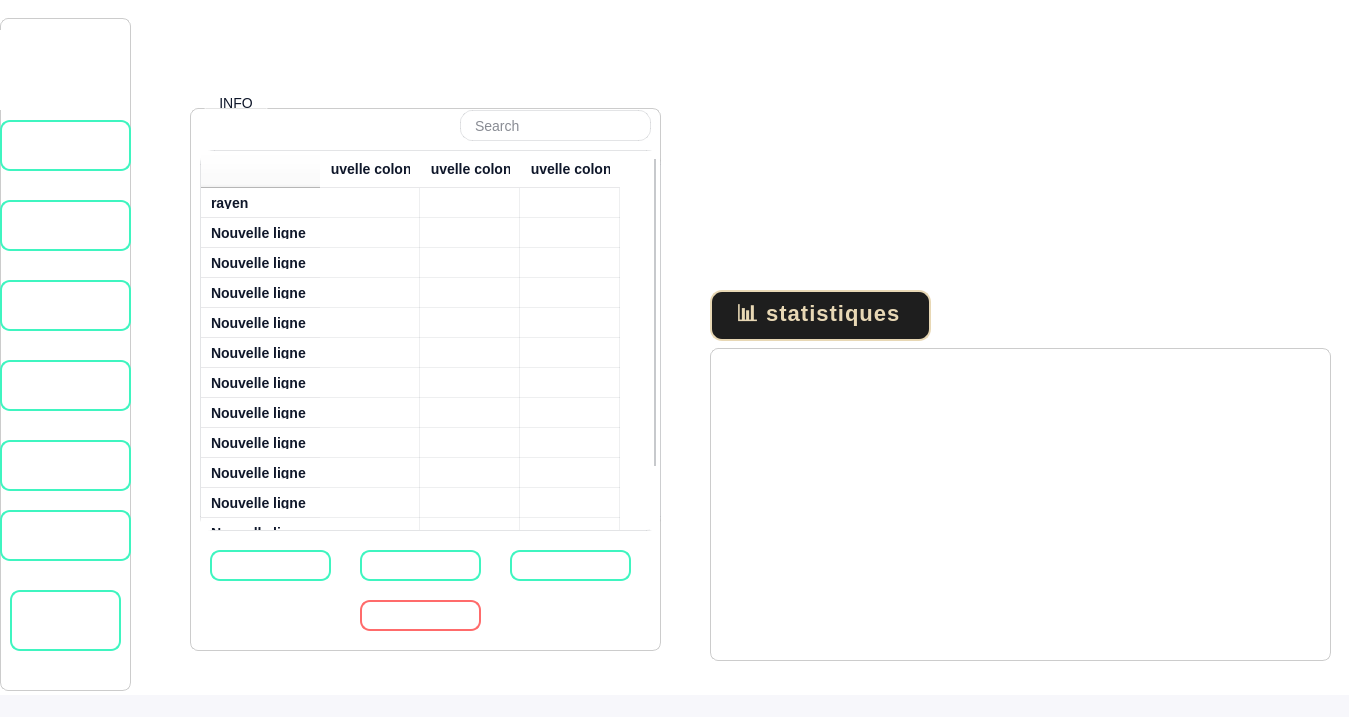
<?xml version="1.0" encoding="UTF-8"?>
<ui version="4.0">
 <class>MainWindow</class>
 <widget class="QMainWindow" name="MainWindow">
  <property name="geometry">
   <rect>
    <x>0</x>
    <y>0</y>
    <width>1349</width>
    <height>717</height>
   </rect>
  </property>
  <property name="windowTitle">
   <string>MainWindow</string>
  </property>
  <property name="styleSheet">
   <string notr="true">/* =========================
   BASE APP
========================= */
QWidget{
    font-family: &quot;Segoe UI&quot;, &quot;Poppins&quot;;
    font-size: 10.5pt;
    color: #111827;
    background: transparent;
}

QMainWindow{
    background-color: #F7F7FB;
}

/* =========================
   &quot;CARDS&quot; / PANELS
========================= */
QFrame#card, QWidget#card{
    background-color: rgba(255,255,255,210);
    border: 1px solid rgba(17,24,39,35);
    border-radius: 16px;
}

/* =========================
   SIDEBAR
========================= */
QFrame#sidebar{
    background-color: rgba(255,255,255,200);
    border-right: 1px solid rgba(17,24,39,30);
    border-radius: 18px;
}

/* Boutons menu */
QPushButton#navBtn{
    background: rgba(255,255,255,160);
    border: 1px solid rgba(17,24,39,28);
    border-radius: 12px;
    padding: 10px 14px;
    text-align: left;
    color: #111827;
}

QPushButton#navBtn:hover{
    background: rgba(0,206,209,35);
    border: 1px solid rgba(0,206,209,120);
}

QPushButton#navBtn:checked{
    background: rgba(0,206,209,55);
    border: 1px solid rgba(0,206,209,170);
    color: #0F172A;
    font-weight: 600;
}

/* =========================
   TITLES / LABELS
========================= */
QLabel#titleLabel{
    background-color: rgba(255,255,255,170);
    border: 1px solid rgba(17,24,39,30);
    border-radius: 18px;
    padding: 10px 22px;

    font-size: 18pt;
    font-weight: 700;
    letter-spacing: 1px;
    color: #0F172A;
}

QLabel#mutedLabel{
    color: #6B7280;
}

/* =========================
   INPUTS
========================= */
QLineEdit, QPlainTextEdit, QTextEdit, QSpinBox, QDoubleSpinBox, QDateEdit, QComboBox{
    background-color: rgba(255,255,255,220);
    border: 1px solid rgba(17,24,39,30);
    border-radius: 12px;
    padding: 8px 12px;
    selection-background-color: rgba(0,206,209,70);
}

QLineEdit:focus, QPlainTextEdit:focus, QTextEdit:focus, QComboBox:focus{
    border: 1px solid rgba(0,206,209,180);
}

/* ComboBox */
QComboBox::drop-down{
    border: none;
    width: 30px;
}
QComboBox::down-arrow{
    width: 10px; height: 10px;
}

/* =========================
   BUTTONS (Modern)
========================= */
QPushButton{
    background: rgba(255,255,255,220);
    border: 1px solid rgba(17,24,39,35);
    border-radius: 12px;
    padding: 9px 16px;
    color: #111827;
}

QPushButton:hover{
    background: rgba(0,206,209,35);
    border: 1px solid rgba(0,206,209,140);
}

QPushButton:pressed{
    background: rgba(0,206,209,55);
}

/* Primary button */
QPushButton#primaryBtn{
    background: qlineargradient(x1:0,y1:0,x2:1,y2:1, stop:0 #7FFFD4, stop:1 #00CED1);
    border: none;
    color: #0B1220;
    font-weight: 700;
}
QPushButton#primaryBtn:hover{
    background: qlineargradient(x1:0,y1:0,x2:1,y2:1, stop:0 #61F0D9, stop:1 #00B8BD);
    color: white;
}
QPushButton#primaryBtn:pressed{
    background: qlineargradient(x1:0,y1:0,x2:1,y2:1, stop:0 #41D8C4, stop:1 #009095);
}

/* Danger button (supprimer) */
QPushButton#dangerBtn{
    background: #E53935;
    border: none;
    color: white;
    font-weight: 700;
}
QPushButton#dangerBtn:hover{ background: #D32F2F; }
QPushButton#dangerBtn:pressed{ background: #B71C1C; }

/* Disabled */
QPushButton:disabled{
    background: #E5E7EB;
    color: #9CA3AF;
    border: 1px solid #D1D5DB;
}

/* =========================
   GROUPBOX (glass)
========================= */
QGroupBox{
    background-color: rgba(255,255,255,85);
    border: 1px solid rgba(255,255,255,140);
    border-radius: 18px;
    margin-top: 18px;
    padding: 14px;
}

QGroupBox::title{
    subcontrol-origin: margin;
    subcontrol-position: top left;
    padding: 4px 12px;
    margin-left: 14px;
    background-color: rgba(255,255,255,120);
    border: 1px solid rgba(255,255,255,150);
    border-radius: 10px;
    font-weight: 700;
    color: #0F172A;
}

/* =========================
   TABLE / TREE
========================= */
QTableView, QTreeView{
    background: rgba(255,255,255,210);
    border: 1px solid rgba(17,24,39,30);
    border-radius: 14px;
    gridline-color: rgba(17,24,39,18);
    selection-background-color: rgba(0,206,209,55);
    selection-color: #0B1220;
}

QHeaderView::section{
    background-color: rgba(255,255,255,230);
    border: none;
    border-bottom: 1px solid rgba(17,24,39,25);
    padding: 8px 10px;
    font-weight: 700;
    color: #0F172A;
}

QTableView::item{
    padding: 6px;
    border-radius: 8px;
}

QTableView::item:hover{
    background: rgba(0,206,209,25);
}

/* =========================
   SCROLLBAR (clean)
========================= */
QScrollBar:vertical{
    background: transparent;
    width: 10px;
    margin: 8px 4px 8px 4px;
}
QScrollBar::handle:vertical{
    background: rgba(17,24,39,60);
    border-radius: 5px;
    min-height: 30px;
}
QScrollBar::handle:vertical:hover{
    background: rgba(0,206,209,180);
}
QScrollBar::add-line:vertical, QScrollBar::sub-line:vertical{
    height: 0px;
    background: transparent;
}
QScrollBar::add-page:vertical, QScrollBar::sub-page:vertical{
    background: transparent;
}
</string>
  </property>
  <widget class="QWidget" name="centralwidget">
   <property name="styleSheet">
    <string notr="true">/* Fond principal (image Vortex) */
QWidget#centralwidget {
    background-image: url(:/img/background.png);
    background-position: center;
    background-repeat: no-repeat;
}

/* TOUS les widgets sont blancs par défaut */
QWidget {
    background-color: white;
}

/* GroupBox blancs et visibles */
QGroupBox {
    background-color: white;
    border: 1px solid #CCCCCC;
    border-radius: 8px;
}
</string>
   </property>
   <widget class="QWidget" name="widgetBg" native="true">
    <property name="geometry">
     <rect>
      <x>-20</x>
      <y>-130</y>
      <width>1411</width>
      <height>821</height>
     </rect>
    </property>
    <property name="styleSheet">
     <string notr="true">QWidget#widgetBg {
    background-image: url(:/bachground/background.png);
    background-position: center;
    background-repeat: no-repeat;
    background-color: white;
    border-radius: 12px;
}
</string>
    </property>
    <widget class="QGroupBox" name="card_2">
     <property name="geometry">
      <rect>
       <x>210</x>
       <y>220</y>
       <width>471</width>
       <height>561</height>
      </rect>
     </property>
     <property name="title">
      <string>INFO</string>
     </property>
     <widget class="QTableWidget" name="tableWidget">
      <property name="geometry">
       <rect>
        <x>10</x>
        <y>60</y>
        <width>461</width>
        <height>381</height>
       </rect>
      </property>
      <row>
       <property name="text">
        <string>rayen</string>
       </property>
      </row>
      <row>
       <property name="text">
        <string>Nouvelle ligne</string>
       </property>
      </row>
      <row>
       <property name="text">
        <string>Nouvelle ligne</string>
       </property>
      </row>
      <row>
       <property name="text">
        <string>Nouvelle ligne</string>
       </property>
      </row>
      <row>
       <property name="text">
        <string>Nouvelle ligne</string>
       </property>
      </row>
      <row>
       <property name="text">
        <string>Nouvelle ligne</string>
       </property>
      </row>
      <row>
       <property name="text">
        <string>Nouvelle ligne</string>
       </property>
      </row>
      <row>
       <property name="text">
        <string>Nouvelle ligne</string>
       </property>
      </row>
      <row>
       <property name="text">
        <string>Nouvelle ligne</string>
       </property>
      </row>
      <row>
       <property name="text">
        <string>Nouvelle ligne</string>
       </property>
      </row>
      <row>
       <property name="text">
        <string>Nouvelle ligne</string>
       </property>
      </row>
      <row>
       <property name="text">
        <string>Nouvelle ligne</string>
       </property>
      </row>
      <row>
       <property name="text">
        <string>Nouvelle ligne</string>
       </property>
      </row>
      <column>
       <property name="text">
        <string>Nouvelle colonne</string>
       </property>
      </column>
      <column>
       <property name="text">
        <string>Nouvelle colonne</string>
       </property>
      </column>
      <column>
       <property name="text">
        <string>Nouvelle colonne</string>
       </property>
      </column>
     </widget>
     <widget class="QLineEdit" name="lineEdit">
      <property name="geometry">
       <rect>
        <x>270</x>
        <y>20</y>
        <width>191</width>
        <height>31</height>
       </rect>
      </property>
      <property name="text">
       <string/>
      </property>
      <property name="placeholderText">
       <string>Search</string>
      </property>
     </widget>
     <widget class="QPushButton" name="QPushButton_2">
      <property name="geometry">
       <rect>
        <x>20</x>
        <y>460</y>
        <width>121</width>
        <height>31</height>
       </rect>
      </property>
      <property name="styleSheet">
       <string notr="true">QPushButton {
    background: qlineargradient(x1:0,y1:0,x2:1,y2:1,
                                stop:0 #2F80ED,
                                stop:1 #27AE60);
    color: white;
    border: 2px solid #3FF5C0;   /* bordure néon */
    border-radius: 10px;
    padding: 8px 16px;
}

QPushButton:hover {
    background: qlineargradient(x1:0,y1:0,x2:1,y2:1,
                                stop:0 #1F6ED4,
                                stop:1 #1E8E4E);
    border: 2px solid #6FFFE9;   /* néon plus fort */
}

QPushButton:pressed {
    background: qlineargradient(x1:0,y1:0,x2:1,y2:1,
                                stop:0 #1A5FC2,
                                stop:1 #187A43);
    border: 2px solid #1EE6A5;
}
</string>
      </property>
      <property name="text">
       <string>ADD</string>
      </property>
     </widget>
     <widget class="QPushButton" name="QPushButton_3">
      <property name="geometry">
       <rect>
        <x>170</x>
        <y>460</y>
        <width>121</width>
        <height>31</height>
       </rect>
      </property>
      <property name="styleSheet">
       <string notr="true">QPushButton {
    background: qlineargradient(x1:0,y1:0,x2:1,y2:1,
                                stop:0 #2F80ED,
                                stop:1 #27AE60);
    color: white;
    border: 2px solid #3FF5C0;   /* bordure néon */
    border-radius: 10px;
    padding: 8px 16px;
}

QPushButton:hover {
    background: qlineargradient(x1:0,y1:0,x2:1,y2:1,
                                stop:0 #1F6ED4,
                                stop:1 #1E8E4E);
    border: 2px solid #6FFFE9;   /* néon plus fort */
}

QPushButton:pressed {
    background: qlineargradient(x1:0,y1:0,x2:1,y2:1,
                                stop:0 #1A5FC2,
                                stop:1 #187A43);
    border: 2px solid #1EE6A5;
}
</string>
      </property>
      <property name="text">
       <string>UPDATE</string>
      </property>
     </widget>
     <widget class="QPushButton" name="QPushButton">
      <property name="geometry">
       <rect>
        <x>320</x>
        <y>460</y>
        <width>121</width>
        <height>31</height>
       </rect>
      </property>
      <property name="styleSheet">
       <string notr="true">QPushButton {
    background: qlineargradient(x1:0,y1:0,x2:1,y2:1,
                                stop:0 #2F80ED,
                                stop:1 #27AE60);
    color: white;
    border: 2px solid #3FF5C0;   /* bordure néon */
    border-radius: 10px;
    padding: 8px 16px;
}

QPushButton:hover {
    background: qlineargradient(x1:0,y1:0,x2:1,y2:1,
                                stop:0 #1F6ED4,
                                stop:1 #1E8E4E);
    border: 2px solid #6FFFE9;   /* néon plus fort */
}

QPushButton:pressed {
    background: qlineargradient(x1:0,y1:0,x2:1,y2:1,
                                stop:0 #1A5FC2,
                                stop:1 #187A43);
    border: 2px solid #1EE6A5;
}
</string>
      </property>
      <property name="text">
       <string>READ</string>
      </property>
     </widget>
     <widget class="QPushButton" name="delete_2">
      <property name="geometry">
       <rect>
        <x>170</x>
        <y>510</y>
        <width>121</width>
        <height>31</height>
       </rect>
      </property>
      <property name="styleSheet">
       <string notr="true">QPushButton#delete_2 {
    background: qlineargradient(x1:0,y1:0,x2:1,y2:1,
                                stop:0 #FF4D4D,
                                stop:1 #B71C1C);
    color: white;
    border: 2px solid #FF6B6B;
    border-radius: 10px;
    padding: 8px 16px;
}

QPushButton#delete_2:hover {
    background: qlineargradient(x1:0,y1:0,x2:1,y2:1,
                                stop:0 #E53935,
                                stop:1 #8E0000);
    border: 2px solid #FF8A80;
}

QPushButton#delete_2:pressed {
    background: qlineargradient(x1:0,y1:0,x2:1,y2:1,
                                stop:0 #C62828,
                                stop:1 #6A0000);
    border: 2px solid #FF5252;
}
</string>
      </property>
      <property name="text">
       <string>DELETE</string>
      </property>
     </widget>
    </widget>
    <widget class="QGroupBox" name="sidebar">
     <property name="geometry">
      <rect>
       <x>20</x>
       <y>130</y>
       <width>131</width>
       <height>691</height>
      </rect>
     </property>
     <property name="title">
      <string/>
     </property>
     <widget class="QPushButton" name="QPushButton_5">
      <property name="geometry">
       <rect>
        <x>0</x>
        <y>120</y>
        <width>131</width>
        <height>51</height>
       </rect>
      </property>
      <property name="styleSheet">
       <string notr="true">QPushButton {
    background: qlineargradient(x1:0,y1:0,x2:1,y2:1,
                                stop:0 #2F80ED,
                                stop:1 #27AE60);
    color: white;
    border: 2px solid #3FF5C0;   /* bordure néon */
    border-radius: 10px;
    padding: 8px 16px;
}

QPushButton:hover {
    background: qlineargradient(x1:0,y1:0,x2:1,y2:1,
                                stop:0 #1F6ED4,
                                stop:1 #1E8E4E);
    border: 2px solid #6FFFE9;   /* néon plus fort */
}

QPushButton:pressed {
    background: qlineargradient(x1:0,y1:0,x2:1,y2:1,
                                stop:0 #1A5FC2,
                                stop:1 #187A43);
    border: 2px solid #1EE6A5;
}
</string>
      </property>
      <property name="text">
       <string>EMPLOYEE</string>
      </property>
     </widget>
     <widget class="QPushButton" name="QPushButton_6">
      <property name="geometry">
       <rect>
        <x>0</x>
        <y>200</y>
        <width>131</width>
        <height>51</height>
       </rect>
      </property>
      <property name="styleSheet">
       <string notr="true">QPushButton {
    background: qlineargradient(x1:0,y1:0,x2:1,y2:1,
                                stop:0 #2F80ED,
                                stop:1 #27AE60);
    color: white;
    border: 2px solid #3FF5C0;   /* bordure néon */
    border-radius: 10px;
    padding: 8px 16px;
}

QPushButton:hover {
    background: qlineargradient(x1:0,y1:0,x2:1,y2:1,
                                stop:0 #1F6ED4,
                                stop:1 #1E8E4E);
    border: 2px solid #6FFFE9;   /* néon plus fort */
}

QPushButton:pressed {
    background: qlineargradient(x1:0,y1:0,x2:1,y2:1,
                                stop:0 #1A5FC2,
                                stop:1 #187A43);
    border: 2px solid #1EE6A5;
}
</string>
      </property>
      <property name="text">
       <string>FINANCE</string>
      </property>
     </widget>
     <widget class="QPushButton" name="QPushButton_8">
      <property name="geometry">
       <rect>
        <x>0</x>
        <y>360</y>
        <width>131</width>
        <height>51</height>
       </rect>
      </property>
      <property name="styleSheet">
       <string notr="true">QPushButton {
    background: qlineargradient(x1:0,y1:0,x2:1,y2:1,
                                stop:0 #2F80ED,
                                stop:1 #27AE60);
    color: white;
    border: 2px solid #3FF5C0;   /* bordure néon */
    border-radius: 10px;
    padding: 8px 16px;
}

QPushButton:hover {
    background: qlineargradient(x1:0,y1:0,x2:1,y2:1,
                                stop:0 #1F6ED4,
                                stop:1 #1E8E4E);
    border: 2px solid #6FFFE9;   /* néon plus fort */
}

QPushButton:pressed {
    background: qlineargradient(x1:0,y1:0,x2:1,y2:1,
                                stop:0 #1A5FC2,
                                stop:1 #187A43);
    border: 2px solid #1EE6A5;
}
</string>
      </property>
      <property name="text">
       <string>LABS</string>
      </property>
     </widget>
     <widget class="QPushButton" name="QPushButton_7">
      <property name="geometry">
       <rect>
        <x>0</x>
        <y>440</y>
        <width>131</width>
        <height>51</height>
       </rect>
      </property>
      <property name="styleSheet">
       <string notr="true">QPushButton {
    background: qlineargradient(x1:0,y1:0,x2:1,y2:1,
                                stop:0 #2F80ED,
                                stop:1 #27AE60);
    color: white;
    border: 2px solid #3FF5C0;   /* bordure néon */
    border-radius: 10px;
    padding: 8px 16px;
}

QPushButton:hover {
    background: qlineargradient(x1:0,y1:0,x2:1,y2:1,
                                stop:0 #1F6ED4,
                                stop:1 #1E8E4E);
    border: 2px solid #6FFFE9;   /* néon plus fort */
}

QPushButton:pressed {
    background: qlineargradient(x1:0,y1:0,x2:1,y2:1,
                                stop:0 #1A5FC2,
                                stop:1 #187A43);
    border: 2px solid #1EE6A5;
}
</string>
      </property>
      <property name="text">
       <string>INVENTORY</string>
      </property>
     </widget>
     <widget class="QPushButton" name="QPushButton_9">
      <property name="geometry">
       <rect>
        <x>0</x>
        <y>510</y>
        <width>131</width>
        <height>51</height>
       </rect>
      </property>
      <property name="styleSheet">
       <string notr="true">QPushButton {
    background: qlineargradient(x1:0,y1:0,x2:1,y2:1,
                                stop:0 #2F80ED,
                                stop:1 #27AE60);
    color: white;
    border: 2px solid #3FF5C0;   /* bordure néon */
    border-radius: 10px;
    padding: 8px 16px;
}

QPushButton:hover {
    background: qlineargradient(x1:0,y1:0,x2:1,y2:1,
                                stop:0 #1F6ED4,
                                stop:1 #1E8E4E);
    border: 2px solid #6FFFE9;   /* néon plus fort */
}

QPushButton:pressed {
    background: qlineargradient(x1:0,y1:0,x2:1,y2:1,
                                stop:0 #1A5FC2,
                                stop:1 #187A43);
    border: 2px solid #1EE6A5;
}
</string>
      </property>
      <property name="text">
       <string>PLANS</string>
      </property>
     </widget>
     <widget class="QPushButton" name="QPushButton_10">
      <property name="geometry">
       <rect>
        <x>0</x>
        <y>280</y>
        <width>131</width>
        <height>51</height>
       </rect>
      </property>
      <property name="styleSheet">
       <string notr="true">QPushButton {
    background: qlineargradient(x1:0,y1:0,x2:1,y2:1,
                                stop:0 #2F80ED,
                                stop:1 #27AE60);
    color: white;
    border: 2px solid #3FF5C0;   /* bordure néon */
    border-radius: 10px;
    padding: 8px 16px;
}

QPushButton:hover {
    background: qlineargradient(x1:0,y1:0,x2:1,y2:1,
                                stop:0 #1F6ED4,
                                stop:1 #1E8E4E);
    border: 2px solid #6FFFE9;   /* néon plus fort */
}

QPushButton:pressed {
    background: qlineargradient(x1:0,y1:0,x2:1,y2:1,
                                stop:0 #1A5FC2,
                                stop:1 #187A43);
    border: 2px solid #1EE6A5;
}
</string>
      </property>
      <property name="text">
       <string/>
      </property>
     </widget>
     <widget class="QPushButton" name="QPushButton_11">
      <property name="geometry">
       <rect>
        <x>10</x>
        <y>590</y>
        <width>111</width>
        <height>61</height>
       </rect>
      </property>
      <property name="styleSheet">
       <string notr="true">QPushButton {
    background: qlineargradient(x1:0,y1:0,x2:1,y2:1,
                                stop:0 #2F80ED,
                                stop:1 #27AE60);
    color: white;
    border: 2px solid #3FF5C0;   /* bordure néon */
    border-radius: 10px;
    padding: 8px 16px;
}

QPushButton:hover {
    background: qlineargradient(x1:0,y1:0,x2:1,y2:1,
                                stop:0 #1F6ED4,
                                stop:1 #1E8E4E);
    border: 2px solid #6FFFE9;   /* néon plus fort */
}

QPushButton:pressed {
    background: qlineargradient(x1:0,y1:0,x2:1,y2:1,
                                stop:0 #1A5FC2,
                                stop:1 #187A43);
    border: 2px solid #1EE6A5;
}
</string>
      </property>
      <property name="text">
       <string>LOG OUT</string>
      </property>
     </widget>
     <widget class="QWidget" name="widget_2" native="true">
      <property name="geometry">
       <rect>
        <x>0</x>
        <y>30</y>
        <width>120</width>
        <height>80</height>
       </rect>
      </property>
      <property name="styleSheet">
       <string notr="true">border-image: url(:/logoo/plogo.png);</string>
      </property>
     </widget>
     <widget class="QLabel" name="logoo1">
      <property name="geometry">
       <rect>
        <x>20</x>
        <y>260</y>
        <width>91</width>
        <height>71</height>
       </rect>
      </property>
      <property name="styleSheet">
       <string notr="true">

QLabel#logoo1 {
    background-color: transparent;
    border: none;
    image: url(:/logo1/logo1.png);
}
</string>
      </property>
      <property name="text">
       <string/>
      </property>
     </widget>
     <widget class="QLabel" name="PUBLICATION">
      <property name="geometry">
       <rect>
        <x>20</x>
        <y>300</y>
        <width>101</width>
        <height>31</height>
       </rect>
      </property>
      <property name="styleSheet">
       <string notr="true">QLabel#PUBLICATION {
	color: rgb(255, 255, 255);
    background-color: transparent;
    border: none;

}</string>
      </property>
      <property name="text">
       <string> PUBLICATION</string>
      </property>
     </widget>
    </widget>
    <widget class="QGroupBox" name="card">
     <property name="geometry">
      <rect>
       <x>730</x>
       <y>460</y>
       <width>621</width>
       <height>331</height>
      </rect>
     </property>
     <property name="title">
      <string/>
     </property>
     <widget class="QWidget" name="widget" native="true">
      <property name="geometry">
       <rect>
        <x>50</x>
        <y>30</y>
        <width>541</width>
        <height>291</height>
       </rect>
      </property>
      <property name="styleSheet">
       <string notr="true">border-image: url(:/statistique/statistique.png);</string>
      </property>
     </widget>
    </widget>
    <widget class="QLabel" name="labelStatistique">
     <property name="geometry">
      <rect>
       <x>730</x>
       <y>420</y>
       <width>221</width>
       <height>51</height>
      </rect>
     </property>
     <property name="styleSheet">
      <string notr="true">QLabel#labelStatistique {
    color: #E8D8B5;                /* Beige clair */
    background-color: #1E1E1E;     /* Fond sombre */
    
    font-size: 22px;
    font-weight: bold;
    letter-spacing: 1px;
    
    padding: 10px 18px;
    border-radius: 12px;

    border: 2px solid #E8D8B5;

    /* Effet néon */
    text-shadow: 
        0 0 5px  #E8D8B5,
        0 0 10px #E8D8B5,
        0 0 20px #CBB98A;
}
</string>
     </property>
     <property name="text">
      <string>📊 statistiques</string>
     </property>
    </widget>
   </widget>
  </widget>
  <widget class="QMenuBar" name="menubar">
   <property name="geometry">
    <rect>
     <x>0</x>
     <y>0</y>
     <width>1349</width>
     <height>24</height>
    </rect>
   </property>
  </widget>
  <widget class="QStatusBar" name="statusbar"/>
 </widget>
 <resources/>
 <connections/>
</ui>
